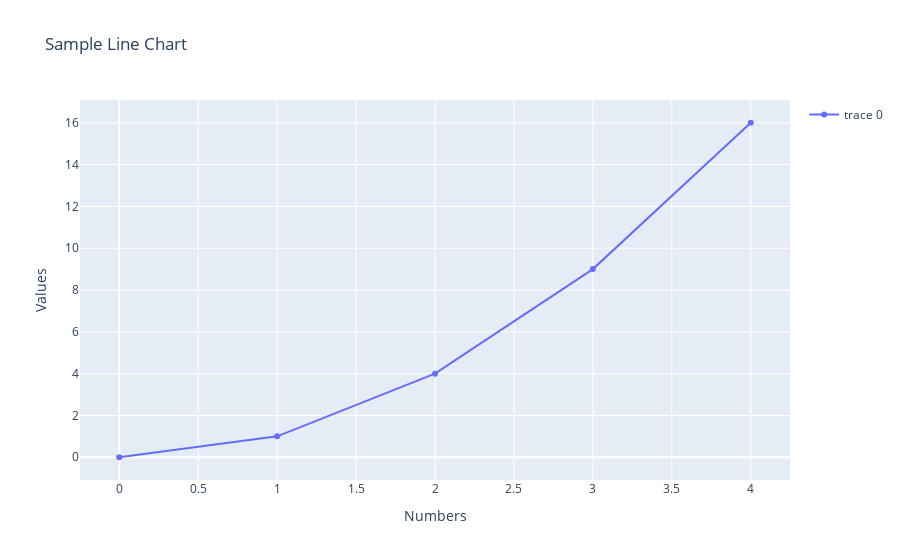

The code cell stored with this chart in its notebook:
### Code cell
# customize the plot
from turtle import title
from matplotlib.axis import XAxis


fig.update_layout(
    title='Sample Line Chart',
    xaxis=dict(title='Numbers'),
    yaxis=dict(title='Values'),
    showlegend=True
)

### Figure 1 — Plotly figure (JSON) as saved in the notebook; plotly's stock layout.template omitted (floating-point values rounded to 4 significant figures)
{"data": [{"type": "scatter", "x": [0, 1, 2, 3, 4], "y": [0, 1, 4, 9, 16]}], "layout": {"showlegend": true, "title": {"text": "Sample Line Chart"}, "xaxis": {"title": {"text": "Numbers"}}, "yaxis": {"title": {"text": "Values"}}}}
